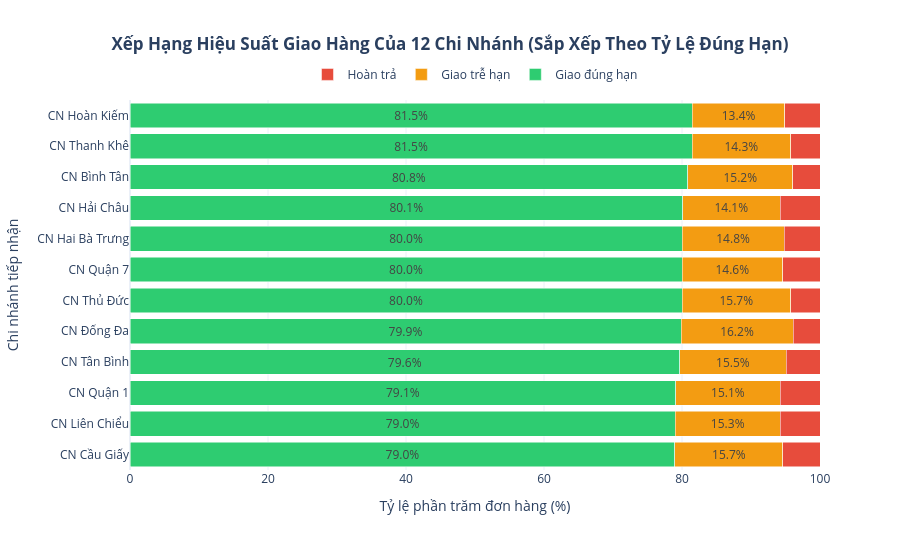

This figure's notebook cell:
### Code cell
# Biểu đồ 3.2: So Sánh Hiệu Suất Vận Hành Của 12 Chi Nhánh (Xếp Hạng Tăng Dần)
branch_perf = df.groupby(["Chi Nhánh", "Tình Trạng"]).size().unstack(fill_value=0)
branch_perf["Tổng"] = branch_perf.sum(axis=1)
branch_pct = branch_perf.div(branch_perf["Tổng"], axis=0) * 100

# Sắp xếp tăng dần theo tỷ lệ đúng hạn để khi vẽ horizontal bar, nhánh xuất sắc nhất ở trên cùng
branch_pct = branch_pct.sort_values(by="Giao đúng hạn", ascending=True)

fig3_2 = go.Figure()

for status in ["Giao đúng hạn", "Giao trễ hạn", "Hoàn trả"]:
    # Chỉ hiển thị text inside nếu tỷ lệ >= 8% để triệt tiêu lỗi tràn chữ ở dải Hoàn trả 4%
    text_labels = [f"{v:.1f}%" if v >= 8 else "" for v in branch_pct[status]]
    fig3_2.add_trace(go.Bar(
        y=branch_pct.index,
        x=branch_pct[status],
        name=status,
        orientation="h",
        marker_color=COLOR_MAP[status],
        text=text_labels,
        textposition="inside",
        insidetextanchor="middle",
        hovertemplate="Chi nhánh: <b>%{y}</b><br>Trạng thái: <b>" + status + "</b><br>Tỷ lệ: <b>%{x:.2f}%</b><extra></extra>"
    ))

fig3_2.update_layout(
    barmode="stack",
    title="<b>Xếp Hạng Hiệu Suất Giao Hàng Của 12 Chi Nhánh (Sắp Xếp Theo Tỷ Lệ Đúng Hạn)</b>",
    title_x=0.5,
    xaxis=dict(title="Tỷ lệ phần trăm đơn hàng (%)", range=[0, 100]),
    yaxis=dict(title="Chi nhánh tiếp nhận"),
    template=PLOTLY_TEMPLATE,
    height=550,
    legend=dict(orientation="h", yanchor="bottom", y=1.03, xanchor="center", x=0.5)
)
fig3_2.show()

### Figure 1 — Plotly figure (JSON) as saved in the notebook; plotly's stock layout.template omitted (floating-point values rounded to 4 significant figures)
{"data": [{"hovertemplate": "Chi nhánh: <b>%{y}</b><br>Trạng thái: <b>Giao đúng hạn</b><br>Tỷ lệ: <b>%{x:.2f}%</b><extra></extra>", "insidetextanchor": "middle", "marker": {"color": "#2ECC71"}, "name": "Giao đúng hạn", "orientation": "h", "text": ["79.0%", "79.0%", "79.1%", "79.6%", "79.9%", "80.0%", "80.0%", "80.0%", "80.1%", "80.8%", "81.5%", "81.5%"], "textposition": "inside", "type": "bar", "x": [78.97, 79.0, 79.1, 79.64, 79.86, 80.0, 80.0, 80.02, 80.08, 80.83, 81.46, 81.49], "y": ["CN Cầu Giấy", "CN Liên Chiểu", "CN Quận 1", "CN Tân Bình", "CN Đống Đa", "CN Thủ Đức", "CN Quận 7", "CN Hai Bà Trưng", "CN Hải Châu", "CN Bình Tân", "CN Thanh Khê", "CN Hoàn Kiếm"]}, {"hovertemplate": "Chi nhánh: <b>%{y}</b><br>Trạng thái: <b>Giao trễ hạn</b><br>Tỷ lệ: <b>%{x:.2f}%</b><extra></extra>", "insidetextanchor": "middle", "marker": {"color": "#F39C12"}, "name": "Giao trễ hạn", "orientation": "h", "text": ["15.7%", "15.3%", "15.1%", "15.5%", "16.2%", "15.7%", "14.6%", "14.8%", "14.1%", "15.2%", "14.3%", "13.4%"], "textposition": "inside", "type": "bar", "x": [15.66, 15.26, 15.13, 15.48, 16.23, 15.74, 14.59, 14.78, 14.12, 15.25, 14.29, 13.43], "y": ["CN Cầu Giấy", "CN Liên Chiểu", "CN Quận 1", "CN Tân Bình", "CN Đống Đa", "CN Thủ Đức", "CN Quận 7", "CN Hai Bà Trưng", "CN Hải Châu", "CN Bình Tân", "CN Thanh Khê", "CN Hoàn Kiếm"]}, {"hovertemplate": "Chi nhánh: <b>%{y}</b><br>Trạng thái: <b>Hoàn trả</b><br>Tỷ lệ: <b>%{x:.2f}%</b><extra></extra>", "insidetextanchor": "middle", "marker": {"color": "#E74C3C"}, "name": "Hoàn trả", "orientation": "h", "text": ["", "", "", "", "", "", "", "", "", "", "", ""], "textposition": "inside", "type": "bar", "x": [5.371, 5.74, 5.774, 4.878, 3.91, 4.262, 5.414, 5.201, 5.791, 3.924, 4.255, 5.079], "y": ["CN Cầu Giấy", "CN Liên Chiểu", "CN Quận 1", "CN Tân Bình", "CN Đống Đa", "CN Thủ Đức", "CN Quận 7", "CN Hai Bà Trưng", "CN Hải Châu", "CN Bình Tân", "CN Thanh Khê", "CN Hoàn Kiếm"]}], "layout": {"barmode": "stack", "height": 550, "legend": {"orientation": "h", "x": 0.5, "xanchor": "center", "y": 1.03, "yanchor": "bottom"}, "title": {"text": "<b>Xếp Hạng Hiệu Suất Giao Hàng Của 12 Chi Nhánh (Sắp Xếp Theo Tỷ Lệ Đúng Hạn)</b>", "x": 0.5}, "xaxis": {"range": [0, 100], "title": {"text": "Tỷ lệ phần trăm đơn hàng (%)"}}, "yaxis": {"title": {"text": "Chi nhánh tiếp nhận"}}}}
